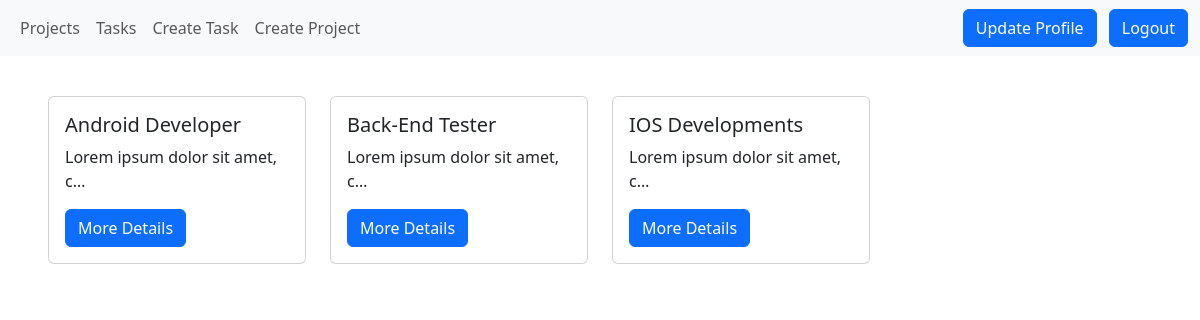
The app's page /projects (signed in) with its own data.
### timeapp/models.py (models this page shows, shortened)
class Project(models.Model):
    name = models.CharField(max_length=200,null=True,blank=True)
    description = models.TextField(null=True,blank=True)
    creators = models.ForeignKey(User,null=True, blank=True, on_delete=models.CASCADE)
    date_created = models.DateTimeField(auto_now_add=True,null=True,blank=True)
    class Meta:
        ordering = ['-date_created']

### timeapp/views.py (the view)
# urls.py: path('projects', views.projectList, name='projects'),
@login_required()
def projectList(request):
    project = Project.objects.all()
    context = {'projects': project}
    return render(request, 'projects/projects.html', context)

### templates/projects/projects.html
{% extends '../component/base.html' %}
{% block content %}
{% include '../component/navbar.html' %}
<div class="container-fluid">
    <div class="row my-4 m-4">
        {% for project in projects %}
        <div class="col-xl-3 mt-3" style="border-top: 200px;">
            <div class="card">
                <div class="card-body">
                    <h5 class="card-title">{{ project.name }}</h5>
                    <p class="card-text">{{ project.description|truncatechars:30 }}</p>
                    <a href="{% url 'project-detail' project.id%}" class="btn btn-primary">More Details
                    </a>
                </div>
            </div>
        </div>
        {% endfor %}
    </div>
</div>
{% endblock content %}

### records on screen
Project: name "Android Developer", description "Lorem ipsum dolor sit amet, c…"
Project: name "Back-End Tester", description "Lorem ipsum dolor sit amet, c…"
Project: name "IOS Developments", description "Lorem ipsum dolor sit amet, c…"
